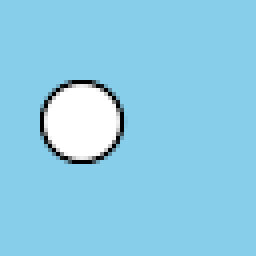
#> input picture study_guide/11-MC_in_DWT_domain/moving_circle_000.png, 64 x 64 px (shown 4 times larger); its folder holds 4 pictures in this run
$ jupyter execute --allow-errors ODWT_shift_invariance.ipynb   (shell and % lines are left out)
#> lines starting #> are read from the running program, lines starting #| are printed output that depends on the picture
### study_guide/11-MC_in_DWT_domain/io_stuff.py
# Common stuff and routines

import numpy as np
import cv2
import matplotlib.pyplot as plt
import matplotlib.image as mpimg

# [5 lines left out: function normalize, not called in this run]

def load_img(prefix):
#> called with prefix = 'moving_circle_000'
    img = cv2.imread(f"{prefix}.png", cv2.IMREAD_UNCHANGED)
#> img is the input picture: shape (64, 64, 3) uint16; mean B, G, R 59686.5, 52877.9, 36208.7
    img = cv2.cvtColor(img, cv2.COLOR_BGR2RGB)
    img = np.array(img)
    img = img.astype(np.float32) - 32768.0
#> call 2 of load_img, with prefix = 'moving_circle_001'
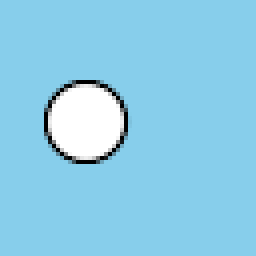
#> input picture study_guide/11-MC_in_DWT_domain/moving_circle_001.png, 64 x 64 px (shown 4 times larger)
#> in load_img, img is the input picture: shape (64, 64, 3) uint16; mean B, G, R 59686.5, 52877.9, 36208.7
    return img

# [6 lines left out: function show_img, not called in this run]

def show_seq(prefix="/tmp/", frames=5):
    for i in range(frames):
        show_img(f"{prefix}{i:03d}")

# [18 lines left out: functions show_motion, write_img, not called in this run]

### study_guide/11-MC_in_DWT_domain/color.py
import numpy as np

def RGB_to_YCoCg(RGB_frame):
    R, G, B = RGB_frame[:,:,0], RGB_frame[:,:,1], RGB_frame[:,:,2]
    YCoCg_frame = np.empty_like(RGB_frame)
    YCoCg_frame[:,:,0] =  R/4 + G/2 + B/4
    YCoCg_frame[:,:,1] =  R/2       - B/2
    YCoCg_frame[:,:,2] = -R/4 + G/2 - B/4
    return YCoCg_frame

### study_guide/11-MC_in_DWT_domain/ODWT_shift_invariance.ipynb
# Shift invariance in the Overcomplete DWT domain

[cell 1]
import numpy as np
import cv2
import matplotlib.pyplot as plt
import matplotlib.image as mimg
import pywt
from io_stuff import *
from color import *

### Create three images
With a circle of diameter 10 that moves from coordinate (30, 20), (30, 21), and (30, 22). (row, column)

### Load the images

[cell 2]
prefix = "moving_circle_"
frame_0 = load_img(prefix + "000")
frame_1 = load_img(prefix + "001")
#> (the rest of this cell did not finish here and is left out)

### Work only with luma

[cell 3]
frame_0_Y = RGB_to_YCoCg(frame_0)[:,:,0]
frame_1_Y = RGB_to_YCoCg(frame_1)[:,:,0]
#> in RGB_to_YCoCg (call 2), `R, G, B = RGB_frame[:,:,0], RGB_frame[:,:,1], RGB_frame[:,:,2]`:
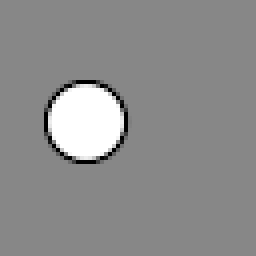
#> R: shape (64, 64) float32 (shown 4 times larger); min -32768, max 32767, mean 3440.7; drawn with min black and max white
#> in RGB_to_YCoCg (call 2), `R, G, B = RGB_frame[:,:,0], RGB_frame[:,:,1], RGB_frame[:,:,2]`:
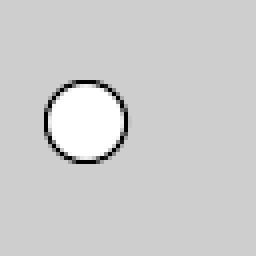
#> G: shape (64, 64) float32 (shown 4 times larger); min -32768, max 32767, mean 20109.9; drawn with min black and max white
#> in RGB_to_YCoCg (call 2), `R, G, B = RGB_frame[:,:,0], RGB_frame[:,:,1], RGB_frame[:,:,2]`:
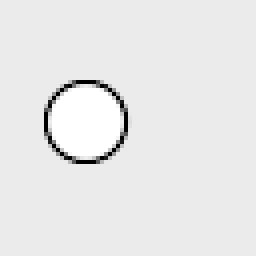
#> B: shape (64, 64) float32 (shown 4 times larger); min -32768, max 32767, mean 26918.5; drawn with min black and max white
#> in RGB_to_YCoCg (call 2), `YCoCg_frame[:,:,2] = -R/4 + G/2 - B/4`:
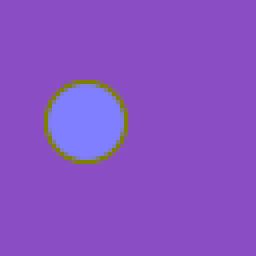
#> YCoCg_frame: shape (64, 64, 3) float32 (shown 4 times larger); mean of channels 0, 1, 2 17644.9, -11738.4, 2465.1; drawn with min black and max white
#> (the rest of this cell did not finish here and is left out)

[cell 4]
plt.figure(figsize=(10,10))
plt.title("Circle at (30, 20)", fontsize=20)
plt.imshow(frame_0_Y, cmap='gray')
plt.savefig("frame_0_Y.png")
plt.show()

[cell 5]
plt.figure(figsize=(10,10))
plt.title("Circle at (30, 21)", fontsize=20)
plt.imshow(frame_1_Y, cmap='gray')
plt.savefig("frame_1_Y.png")
plt.show()

[cell 6]
plt.figure(figsize=(10,10))
plt.title("Circle at (30, 22)", fontsize=20)
#> (the rest of this cell did not finish here and is left out)

### Motion estimation (ME) in the pixel domain
Notice that this ME would be used if the original frames where available. This is not the case in MRCV!

[cell 7]
# Plot the first part (from pixel 0 to 39) of the horizontal line (row 35) of the luminance.
plt.title("ME between frames 0 and 1")
plt.plot(frame_0_Y[35, 0:40], label="reference")
plt.plot(np.roll(frame_0_Y[35, 0:40], 1), label="prediction")
#plt.show()
plt.plot(frame_1_Y[35, 0:40], linestyle=':', linewidth=4, label="predicted")
plt.legend()
plt.savefig("movement_0.svg")
#> figure, not shown here; curve peaks at x = 13, y = 32767; curve peaks at x = 14, y = 32767; curve peaks at x = 14, y = 32767
#plt.savefig("movement_0.pdf")
plt.show()

[cell 8]
plt.title("ME between frames 0 and 1")
plt.plot(frame_0_Y[35, 0:40], label="reference")
plt.plot(np.roll(frame_0_Y[35, 0:40], 2), label="prediction")
#plt.show()
#> (the rest of this cell did not finish here and is left out)

### Haar 2D-ODWT

[cell 9]
f0_ohaar_LL, (f0_ohaar_LH, f0_ohaar_HL, f0_ohaar_HH) = pywt.swt2(frame_0_Y, level=1, wavelet='haar')[0]
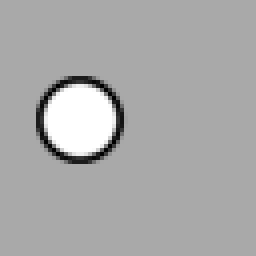
#> f0_ohaar_LL: shape (64, 64) float32 (shown 4 times larger); min -25200.8, max 65534, mean 35289.5; drawn with min black and max white
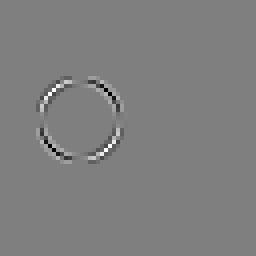
#> f0_ohaar_HH: shape (64, 64) float32 (shown 4 times larger); min -41693.5, max 41724.7, mean 0; drawn with min black and max white
f1_ohaar_LL, (f1_ohaar_LH, f1_ohaar_HL, f1_ohaar_HH) = pywt.swt2(frame_1_Y, level=1, wavelet='haar')[0]
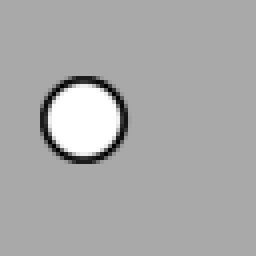
#> f1_ohaar_LL: shape (64, 64) float32 (shown 4 times larger); min -25200.8, max 65534, mean 35289.5; drawn with min black and max white
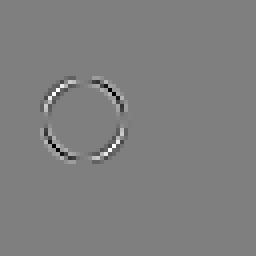
#> f1_ohaar_HH: shape (64, 64) float32 (shown 4 times larger); min -41693.5, max 41724.7, mean 0; drawn with min black and max white
#> (the rest of this cell did not finish here and is left out)

[cell 10]
plt.figure(figsize=(10,10))
plt.title("Frame 0. Overcomplete Haar. LL", fontsize=20)
plt.imshow(f0_ohaar_LL, cmap='gray')
plt.savefig('f0_ohaar_LL.png')
plt.show()

[cell 11]
plt.figure(figsize=(10,10))
plt.title("Frame 1. Overcomplete Haar. LL", fontsize=20)
plt.imshow(f1_ohaar_LL, cmap='gray')
plt.savefig('f1_ohaar_LL.png')
plt.show()

[cell 12]
plt.figure(figsize=(10,10))
plt.title("Frame 2. Overcomplete Haar. LL", fontsize=20)
#> (the rest of this cell did not finish here and is left out)

[cell 13]
plt.figure(figsize=(10,10))
plt.title("Frame 0. Overcomplete Haar. LH", fontsize=20)
plt.imshow(f0_ohaar_LH, cmap='gray')
plt.savefig('f0_ohaar_LH.png')
plt.show()

[cell 14]
plt.figure(figsize=(10,10))
plt.title("Frame 1. Overcomplete Haar. LH", fontsize=20)
plt.imshow(f1_ohaar_LH, cmap='gray')
plt.savefig('f1_ohaar_LH.png')
plt.show()

[cell 15]
plt.figure(figsize=(10,10))
plt.title("Frame 2. Overcomplete Haar. LH", fontsize=20)
#> (the rest of this cell did not finish here and is left out)

[cell 16]
plt.figure(figsize=(10,10))
plt.title("Frame 0. Overcomplete Haar. HL", fontsize=20)
plt.imshow(f0_ohaar_HL, cmap='gray')
plt.savefig('f0_ohaar_HL.png')
plt.show()

[cell 17]
plt.figure(figsize=(10,10))
plt.title("Frame 1. Overcomplete Haar. HL", fontsize=20)
plt.imshow(f1_ohaar_HL, cmap='gray')
plt.savefig('f1_ohaar_HL.png')
plt.show()

[cell 18]
plt.figure(figsize=(10,10))
plt.title("Frame 2. Overcomplete Haar. HL", fontsize=20)
#> (the rest of this cell did not finish here and is left out)

[cell 19]
plt.figure(figsize=(10,10))
plt.title("Frame 0. Overcomplete Haar. HH", fontsize=20)
plt.imshow(f0_ohaar_HH, cmap='gray')
plt.savefig('f0_ohaar_HH.png')
plt.show()

[cell 20]
plt.figure(figsize=(10,10))
plt.title("Frame 1. Overcomplete Haar. HH", fontsize=20)
plt.imshow(f1_ohaar_HH, cmap='gray')
plt.savefig('f1_ohaar_HH.png')
plt.show()

[cell 21]
plt.figure(figsize=(10,10))
plt.title("Frame 2. Overcomplete Haar. HH", fontsize=20)
#> (the rest of this cell did not finish here and is left out)

All images have the same coefficients (but in different coordinates).

[cell 22]
plt.title("Frames 0 and 1. Overcomplete Haar. LL")
plt.plot(np.roll(f0_ohaar_LL[36, 0:40], 1), label="prediction")
plt.plot(f1_ohaar_LL[36, 0:40], linestyle=':', linewidth=4, label="predicted")
plt.legend()
plt.savefig("f0_1_ohaar_LL.svg")
#> figure, not shown here; curve peaks at x = 16, y = 65534; curve peaks at x = 16, y = 65534
plt.show()

[cell 23]
plt.title("Frame 0 and 2. Overcomplete Haar. LL")
plt.plot(np.roll(f0_ohaar_LL[36, 0:40], 2), label="prediction")
#> (the rest of this cell did not finish here and is left out)

[cell 24]
plt.title("Frames 0 and 1. Overcomplete Haar. LH")
plt.plot(np.roll(f0_ohaar_LH[36, 0:40], 1), label="prediction")
plt.plot(f1_ohaar_LH[36, 0:40], linestyle=':', linewidth=4, label="predicted")
plt.legend()
plt.savefig("f0_1_ohaar_LH.svg")
#> figure, not shown here; curve peaks at x = 27, y = 32993; curve peaks at x = 27, y = 32993
plt.show()

[cell 25]
plt.title("Frame 0 and 2. Overcomplete Haar. LH")
plt.plot(np.roll(f0_ohaar_LH[36, 0:40], 2), label="prediction")
#> (the rest of this cell did not finish here and is left out)

[cell 26]
plt.title("Frames 0 and 1. Overcomplete Haar. HL")
plt.plot(np.roll(f0_ohaar_HL[36, 0:40], 1), label="prediction")
plt.plot(f1_ohaar_HL[36, 0:40], linestyle=':', linewidth=4, label="predicted")
plt.legend()
plt.savefig("f0_1_ohaar_HL.svg")
#> figure, not shown here; curve peaks at x = 27, y = 32542; curve peaks at x = 27, y = 32542
plt.show()

[cell 27]
plt.title("Frame 0 and 2. Overcomplete Haar. HL")
plt.plot(np.roll(f0_ohaar_HL[36, 0:40], 2), label="prediction")
#> (the rest of this cell did not finish here and is left out)

[cell 28]
plt.title("Frames 0 and 1. Overcomplete Haar. HH")
plt.plot(np.roll(f0_ohaar_HH[36, 0:40], 1), label="prediction")
plt.plot(f1_ohaar_HH[36, 0:40], linestyle=':', linewidth=4, label="predicted")
plt.legend()
plt.savefig("f0_1_ohaar_HH.svg")
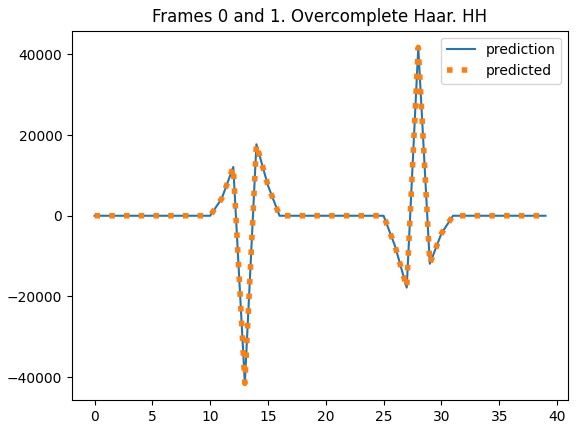
#> figure drawn by matplotlib, 1 panel; curve peaks at x = 28, y = 41724.7; curve peaks at x = 28, y = 41724.7
plt.show()
